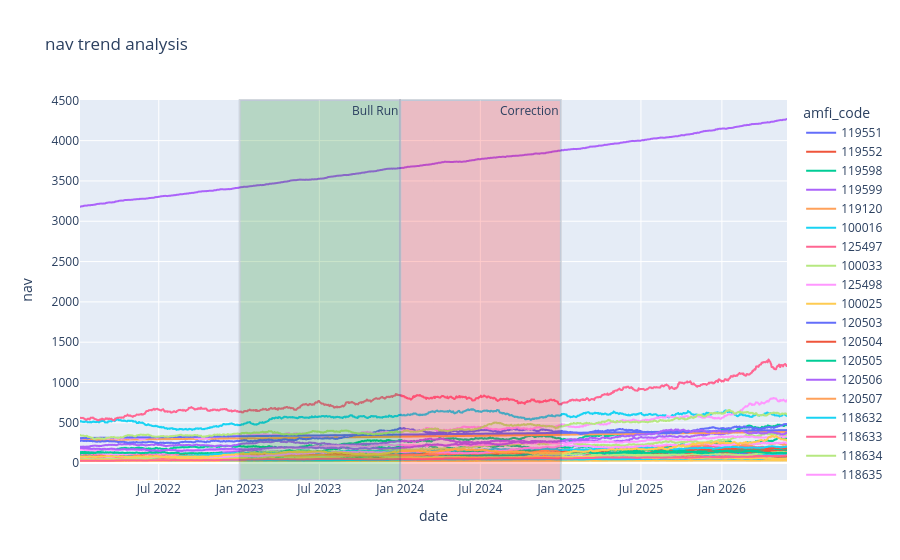

Here is the notebook cell this chart was saved with:
### Code cell
import pandas as pd
import plotly_express as pio
nav=pd.read_csv("D:\\data\\02_nav_history.csv")
nav['date']=pd.to_datetime(nav['date'])

fig = pio.line(
    nav,
    x='date', 
    y='nav',
    color ='amfi_code',
    title='nav trend analysis'
    )
fig.add_vrect(
    x0='2023-01-01',
    x1='2023-12-31',
    annotation_text='Bull Run',
    fillcolor='green',
    opacity=0.2
)
fig.add_vrect(
    x0='2024-01-01',
    x1='2024-12-31',
    annotation_text='Correction',
    fillcolor='red',
    opacity=0.2
)
fig.show()

### Figure 1 — Plotly figure (JSON) as saved in the notebook; plotly's stock layout.template omitted (floating-point values rounded to 4 significant figures; data arrays with more than 128 entries replaced by an {"elided": "..."} marker saying what was removed)
{"data": [{"hovertemplate": "amfi_code=119551<br>date=%{x}<br>nav=%{y}<extra></extra>", "legendgroup": "119551", "line": {"color": "#636efa", "dash": "solid"}, "marker": {"symbol": "circle"}, "mode": "lines", "name": "119551", "showlegend": true, "type": "scattergl", "x": {"elided": "1150 str values"}, "xaxis": "x", "y": {"elided": "1150 float values"}, "yaxis": "y"}, {"hovertemplate": "amfi_code=119552<br>date=%{x}<br>nav=%{y}<extra></extra>", "legendgroup": "119552", "line": {"color": "#EF553B", "dash": "solid"}, "marker": {"symbol": "circle"}, "mode": "lines", "name": "119552", "showlegend": true, "type": "scattergl", "x": {"elided": "1150 str values"}, "xaxis": "x", "y": {"elided": "1150 float values"}, "yaxis": "y"}, {"hovertemplate": "amfi_code=119598<br>date=%{x}<br>nav=%{y}<extra></extra>", "legendgroup": "119598", "line": {"color": "#00cc96", "dash": "solid"}, "marker": {"symbol": "circle"}, "mode": "lines", "name": "119598", "showlegend": true, "type": "scattergl", "x": {"elided": "1150 str values"}, "xaxis": "x", "y": {"elided": "1150 float values"}, "yaxis": "y"}, {"hovertemplate": "amfi_code=119599<br>date=%{x}<br>nav=%{y}<extra></extra>", "legendgroup": "119599", "line": {"color": "#ab63fa", "dash": "solid"}, "marker": {"symbol": "circle"}, "mode": "lines", "name": "119599", "showlegend": true, "type": "scattergl", "x": {"elided": "1150 str values"}, "xaxis": "x", "y": {"elided": "1150 float values"}, "yaxis": "y"}, {"hovertemplate": "amfi_code=119120<br>date=%{x}<br>nav=%{y}<extra></extra>", "legendgroup": "119120", "line": {"color": "#FFA15A", "dash": "solid"}, "marker": {"symbol": "circle"}, "mode": "lines", "name": "119120", "showlegend": true, "type": "scattergl", "x": {"elided": "1150 str values"}, "xaxis": "x", "y": {"elided": "1150 float values"}, "yaxis": "y"}, {"hovertemplate": "amfi_code=100016<br>date=%{x}<br>nav=%{y}<extra></extra>", "legendgroup": "100016", "line": {"color": "#19d3f3", "dash": "solid"}, "marker": {"symbol": "circle"}, "mode": "lines", "name": "100016", "showlegend": true, "type": "scattergl", "x": {"elided": "1150 str values"}, "xaxis": "x", "y": {"elided": "1150 float values"}, "yaxis": "y"}, {"hovertemplate": "amfi_code=125497<br>date=%{x}<br>nav=%{y}<extra></extra>", "legendgroup": "125497", "line": {"color": "#FF6692", "dash": "solid"}, "marker": {"symbol": "circle"}, "mode": "lines", "name": "125497", "showlegend": true, "type": "scattergl", "x": {"elided": "1150 str values"}, "xaxis": "x", "y": {"elided": "1150 float values"}, "yaxis": "y"}, {"hovertemplate": "amfi_code=100033<br>date=%{x}<br>nav=%{y}<extra></extra>", "legendgroup": "100033", "line": {"color": "#B6E880", "dash": "solid"}, "marker": {"symbol": "circle"}, "mode": "lines", "name": "100033", "showlegend": true, "type": "scattergl", "x": {"elided": "1150 str values"}, "xaxis": "x", "y": {"elided": "1150 float values"}, "yaxis": "y"}, {"hovertemplate": "amfi_code=125498<br>date=%{x}<br>nav=%{y}<extra></extra>", "legendgroup": "125498", "line": {"color": "#FF97FF", "dash": "solid"}, "marker": {"symbol": "circle"}, "mode": "lines", "name": "125498", "showlegend": true, "type": "scattergl", "x": {"elided": "1150 str values"}, "xaxis": "x", "y": {"elided": "1150 float values"}, "yaxis": "y"}, {"hovertemplate": "amfi_code=100025<br>date=%{x}<br>nav=%{y}<extra></extra>", "legendgroup": "100025", "line": {"color": "#FECB52", "dash": "solid"}, "marker": {"symbol": "circle"}, "mode": "lines", "name": "100025", "showlegend": true, "type": "scattergl", "x": {"elided": "1150 str values"}, "xaxis": "x", "y": {"elided": "1150 float values"}, "yaxis": "y"}, {"hovertemplate": "amfi_code=120503<br>date=%{x}<br>nav=%{y}<extra></extra>", "legendgroup": "120503", "line": {"color": "#636efa", "dash": "solid"}, "marker": {"symbol": "circle"}, "mode": "lines", "name": "120503", "showlegend": true, "type": "scattergl", "x": {"elided": "1150 str values"}, "xaxis": "x", "y": {"elided": "1150 float values"}, "yaxis": "y"}, {"hovertemplate": "amfi_code=120504<br>date=%{x}<br>nav=%{y}<extra></extra>", "legendgroup": "120504", "line": {"color": "#EF553B", "dash": "solid"}, "marker": {"symbol": "circle"}, "mode": "lines", "name": "120504", "showlegend": true, "type": "scattergl", "x": {"elided": "1150 str values"}, "xaxis": "x", "y": {"elided": "1150 float values"}, "yaxis": "y"}, {"hovertemplate": "amfi_code=120505<br>date=%{x}<br>nav=%{y}<extra></extra>", "legendgroup": "120505", "line": {"color": "#00cc96", "dash": "solid"}, "marker": {"symbol": "circle"}, "mode": "lines", "name": "120505", "showlegend": true, "type": "scattergl", "x": {"elided": "1150 str values"}, "xaxis": "x", "y": {"elided": "1150 float values"}, "yaxis": "y"}, {"hovertemplate": "amfi_code=120506<br>date=%{x}<br>nav=%{y}<extra></extra>", "legendgroup": "120506", "line": {"color": "#ab63fa", "dash": "solid"}, "marker": {"symbol": "circle"}, "mode": "lines", "name": "120506", "showlegend": true, "type": "scattergl", "x": {"elided": "1150 str values"}, "xaxis": "x", "y": {"elided": "1150 float values"}, "yaxis": "y"}, {"hovertemplate": "amfi_code=120507<br>date=%{x}<br>nav=%{y}<extra></extra>", "legendgroup": "120507", "line": {"color": "#FFA15A", "dash": "solid"}, "marker": {"symbol": "circle"}, "mode": "lines", "name": "120507", "showlegend": true, "type": "scattergl", "x": {"elided": "1150 str values"}, "xaxis": "x", "y": {"elided": "1150 float values"}, "yaxis": "y"}, {"hovertemplate": "amfi_code=118632<br>date=%{x}<br>nav=%{y}<extra></extra>", "legendgroup": "118632", "line": {"color": "#19d3f3", "dash": "solid"}, "marker": {"symbol": "circle"}, "mode": "lines", "name": "118632", "showlegend": true, "type": "scattergl", "x": {"elided": "1150 str values"}, "xaxis": "x", "y": {"elided": "1150 float values"}, "yaxis": "y"}, {"hovertemplate": "amfi_code=118633<br>date=%{x}<br>nav=%{y}<extra></extra>", "legendgroup": "118633", "line": {"color": "#FF6692", "dash": "solid"}, "marker": {"symbol": "circle"}, "mode": "lines", "name": "118633", "showlegend": true, "type": "scattergl", "x": {"elided": "1150 str values"}, "xaxis": "x", "y": {"elided": "1150 float values"}, "yaxis": "y"}, {"hovertemplate": "amfi_code=118634<br>date=%{x}<br>nav=%{y}<extra></extra>", "legendgroup": "118634", "line": {"color": "#B6E880", "dash": "solid"}, "marker": {"symbol": "circle"}, "mode": "lines", "name": "118634", "showlegend": true, "type": "scattergl", "x": {"elided": "1150 str values"}, "xaxis": "x", "y": {"elided": "1150 float values"}, "yaxis": "y"}, {"hovertemplate": "amfi_code=118635<br>date=%{x}<br>nav=%{y}<extra></extra>", "legendgroup": "118635", "line": {"color": "#FF97FF", "dash": "solid"}, "marker": {"symbol": "circle"}, "mode": "lines", "name": "118635", "showlegend": true, "type": "scattergl", "x": {"elided": "1150 str values"}, "xaxis": "x", "y": {"elided": "1150 float values"}, "yaxis": "y"}, {"hovertemplate": "amfi_code=118636<br>date=%{x}<br>nav=%{y}<extra></extra>", "legendgroup": "118636", "line": {"color": "#FECB52", "dash": "solid"}, "marker": {"symbol": "circle"}, "mode": "lines", "name": "118636", "showlegend": true, "type": "scattergl", "x": {"elided": "1150 str values"}, "xaxis": "x", "y": {"elided": "1150 float values"}, "yaxis": "y"}, {"hovertemplate": "amfi_code=120841<br>date=%{x}<br>nav=%{y}<extra></extra>", "legendgroup": "120841", "line": {"color": "#636efa", "dash": "solid"}, "marker": {"symbol": "circle"}, "mode": "lines", "name": "120841", "showlegend": true, "type": "scattergl", "x": {"elided": "1150 str values"}, "xaxis": "x", "y": {"elided": "1150 float values"}, "yaxis": "y"}, {"hovertemplate": "amfi_code=120842<br>date=%{x}<br>nav=%{y}<extra></extra>", "legendgroup": "120842", "line": {"color": "#EF553B", "dash": "solid"}, "marker": {"symbol": "circle"}, "mode": "lines", "name": "120842", "showlegend": true, "type": "scattergl", "x": {"elided": "1150 str values"}, "xaxis": "x", "y": {"elided": "1150 float values"}, "yaxis": "y"}, {"hovertemplate": "amfi_code=120843<br>date=%{x}<br>nav=%{y}<extra></extra>", "legendgroup": "120843", "line": {"color": "#00cc96", "dash": "solid"}, "marker": {"symbol": "circle"}, "mode": "lines", "name": "120843", "showlegend": true, "type": "scattergl", "x": {"elided": "1150 str values"}, "xaxis": "x", "y": {"elided": "1150 float values"}, "yaxis": "y"}, {"hovertemplate": "amfi_code=120844<br>date=%{x}<br>nav=%{y}<extra></extra>", "legendgroup": "120844", "line": {"color": "#ab63fa", "dash": "solid"}, "marker": {"symbol": "circle"}, "mode": "lines", "name": "120844", "showlegend": true, "type": "scattergl", "x": {"elided": "1150 str values"}, "xaxis": "x", "y": {"elided": "1150 float values"}, "yaxis": "y"}, {"hovertemplate": "amfi_code=119092<br>date=%{x}<br>nav=%{y}<extra></extra>", "legendgroup": "119092", "line": {"color": "#FFA15A", "dash": "solid"}, "marker": {"symbol": "circle"}, "mode": "lines", "name": "119092", "showlegend": true, "type": "scattergl", "x": {"elided": "1150 str values"}, "xaxis": "x", "y": {"elided": "1150 float values"}, "yaxis": "y"}, {"hovertemplate": "amfi_code=119093<br>date=%{x}<br>nav=%{y}<extra></extra>", "legendgroup": "119093", "line": {"color": "#19d3f3", "dash": "solid"}, "marker": {"symbol": "circle"}, "mode": "lines", "name": "119093", "showlegend": true, "type": "scattergl", "x": {"elided": "1150 str values"}, "xaxis": "x", "y": {"elided": "1150 float values"}, "yaxis": "y"}, {"hovertemplate": "amfi_code=119094<br>date=%{x}<br>nav=%{y}<extra></extra>", "legendgroup": "119094", "line": {"color": "#FF6692", "dash": "solid"}, "marker": {"symbol": "circle"}, "mode": "lines", "name": "119094", "showlegend": true, "type": "scattergl", "x": {"elided": "1150 str values"}, "xaxis": "x", "y": {"elided": "1150 float values"}, "yaxis": "y"}, {"hovertemplate": "amfi_code=119095<br>date=%{x}<br>nav=%{y}<extra></extra>", "legendgroup": "119095", "line": {"color": "#B6E880", "dash": "solid"}, "marker": {"symbol": "circle"}, "mode": "lines", "name": "119095", "showlegend": true, "type": "scattergl", "x": {"elided": "1150 str values"}, "xaxis": "x", "y": {"elided": "1150 float values"}, "yaxis": "y"}, {"hovertemplate": "amfi_code=101206<br>date=%{x}<br>nav=%{y}<extra></extra>", "legendgroup": "101206", "line": {"color": "#FF97FF", "dash": "solid"}, "marker": {"symbol": "circle"}, "mode": "lines", "name": "101206", "showlegend": true, "type": "scattergl", "x": {"elided": "1150 str values"}, "xaxis": "x", "y": {"elided": "1150 float values"}, "yaxis": "y"}, {"hovertemplate": "amfi_code=101207<br>date=%{x}<br>nav=%{y}<extra></extra>", "legendgroup": "101207", "line": {"color": "#FECB52", "dash": "solid"}, "marker": {"symbol": "circle"}, "mode": "lines", "name": "101207", "showlegend": true, "type": "scattergl", "x": {"elided": "1150 str values"}, "xaxis": "x", "y": {"elided": "1150 float values"}, "yaxis": "y"}, {"hovertemplate": "amfi_code=101208<br>date=%{x}<br>nav=%{y}<extra></extra>", "legendgroup": "101208", "line": {"color": "#636efa", "dash": "solid"}, "marker": {"symbol": "circle"}, "mode": "lines", "name": "101208", "showlegend": true, "type": "scattergl", "x": {"elided": "1150 str values"}, "xaxis": "x", "y": {"elided": "1150 float values"}, "yaxis": "y"}, {"hovertemplate": "amfi_code=102885<br>date=%{x}<br>nav=%{y}<extra></extra>", "legendgroup": "102885", "line": {"color": "#EF553B", "dash": "solid"}, "marker": {"symbol": "circle"}, "mode": "lines", "name": "102885", "showlegend": true, "type": "scattergl", "x": {"elided": "1150 str values"}, "xaxis": "x", "y": {"elided": "1150 float values"}, "yaxis": "y"}, {"hovertemplate": "amfi_code=102886<br>date=%{x}<br>nav=%{y}<extra></extra>", "legendgroup": "102886", "line": {"color": "#00cc96", "dash": "solid"}, "marker": {"symbol": "circle"}, "mode": "lines", "name": "102886", "showlegend": true, "type": "scattergl", "x": {"elided": "1150 str values"}, "xaxis": "x", "y": {"elided": "1150 float values"}, "yaxis": "y"}, {"hovertemplate": "amfi_code=102887<br>date=%{x}<br>nav=%{y}<extra></extra>", "legendgroup": "102887", "line": {"color": "#ab63fa", "dash": "solid"}, "marker": {"symbol": "circle"}, "mode": "lines", "name": "102887", "showlegend": true, "type": "scattergl", "x": {"elided": "1150 str values"}, "xaxis": "x", "y": {"elided": "1150 float values"}, "yaxis": "y"}, {"hovertemplate": "amfi_code=148567<br>date=%{x}<br>nav=%{y}<extra></extra>", "legendgroup": "148567", "line": {"color": "#FFA15A", "dash": "solid"}, "marker": {"symbol": "circle"}, "mode": "lines", "name": "148567", "showlegend": true, "type": "scattergl", "x": {"elided": "1150 str values"}, "xaxis": "x", "y": {"elided": "1150 float values"}, "yaxis": "y"}, {"hovertemplate": "amfi_code=148568<br>date=%{x}<br>nav=%{y}<extra></extra>", "legendgroup": "148568", "line": {"color": "#19d3f3", "dash": "solid"}, "marker": {"symbol": "circle"}, "mode": "lines", "name": "148568", "showlegend": true, "type": "scattergl", "x": {"elided": "1150 str values"}, "xaxis": "x", "y": {"elided": "1150 float values"}, "yaxis": "y"}, {"hovertemplate": "amfi_code=148569<br>date=%{x}<br>nav=%{y}<extra></extra>", "legendgroup": "148569", "line": {"color": "#FF6692", "dash": "solid"}, "marker": {"symbol": "circle"}, "mode": "lines", "name": "148569", "showlegend": true, "type": "scattergl", "x": {"elided": "1150 str values"}, "xaxis": "x", "y": {"elided": "1150 float values"}, "yaxis": "y"}, {"hovertemplate": "amfi_code=149322<br>date=%{x}<br>nav=%{y}<extra></extra>", "legendgroup": "149322", "line": {"color": "#B6E880", "dash": "solid"}, "marker": {"symbol": "circle"}, "mode": "lines", "name": "149322", "showlegend": true, "type": "scattergl", "x": {"elided": "1150 str values"}, "xaxis": "x", "y": {"elided": "1150 float values"}, "yaxis": "y"}, {"hovertemplate": "amfi_code=149323<br>date=%{x}<br>nav=%{y}<extra></extra>", "legendgroup": "149323", "line": {"color": "#FF97FF", "dash": "solid"}, "marker": {"symbol": "circle"}, "mode": "lines", "name": "149323", "showlegend": true, "type": "scattergl", "x": {"elided": "1150 str values"}, "xaxis": "x", "y": {"elided": "1150 float values"}, "yaxis": "y"}, {"hovertemplate": "amfi_code=149324<br>date=%{x}<br>nav=%{y}<extra></extra>", "legendgroup": "149324", "line": {"color": "#FECB52", "dash": "solid"}, "marker": {"symbol": "circle"}, "mode": "lines", "name": "149324", "showlegend": true, "type": "scattergl", "x": {"elided": "1150 str values"}, "xaxis": "x", "y": {"elided": "1150 float values"}, "yaxis": "y"}], "layout": {"annotations": [{"showarrow": false, "text": "Bull Run", "x": "2023-12-31", "xanchor": "right", "xref": "x", "y": 1, "yanchor": "top", "yref": "y domain"}, {"showarrow": false, "text": "Correction", "x": "2024-12-31", "xanchor": "right", "xref": "x", "y": 1, "yanchor": "top", "yref": "y domain"}], "legend": {"title": {"text": "amfi_code"}, "tracegroupgap": 0}, "shapes": [{"fillcolor": "green", "opacity": 0.2, "type": "rect", "x0": "2023-01-01", "x1": "2023-12-31", "xref": "x", "y0": 0, "y1": 1, "yref": "y domain"}, {"fillcolor": "red", "opacity": 0.2, "type": "rect", "x0": "2024-01-01", "x1": "2024-12-31", "xref": "x", "y0": 0, "y1": 1, "yref": "y domain"}], "title": {"text": "nav trend analysis"}, "xaxis": {"anchor": "y", "domain": [0, 1], "title": {"text": "date"}}, "yaxis": {"anchor": "x", "domain": [0, 1], "title": {"text": "nav"}}}}
